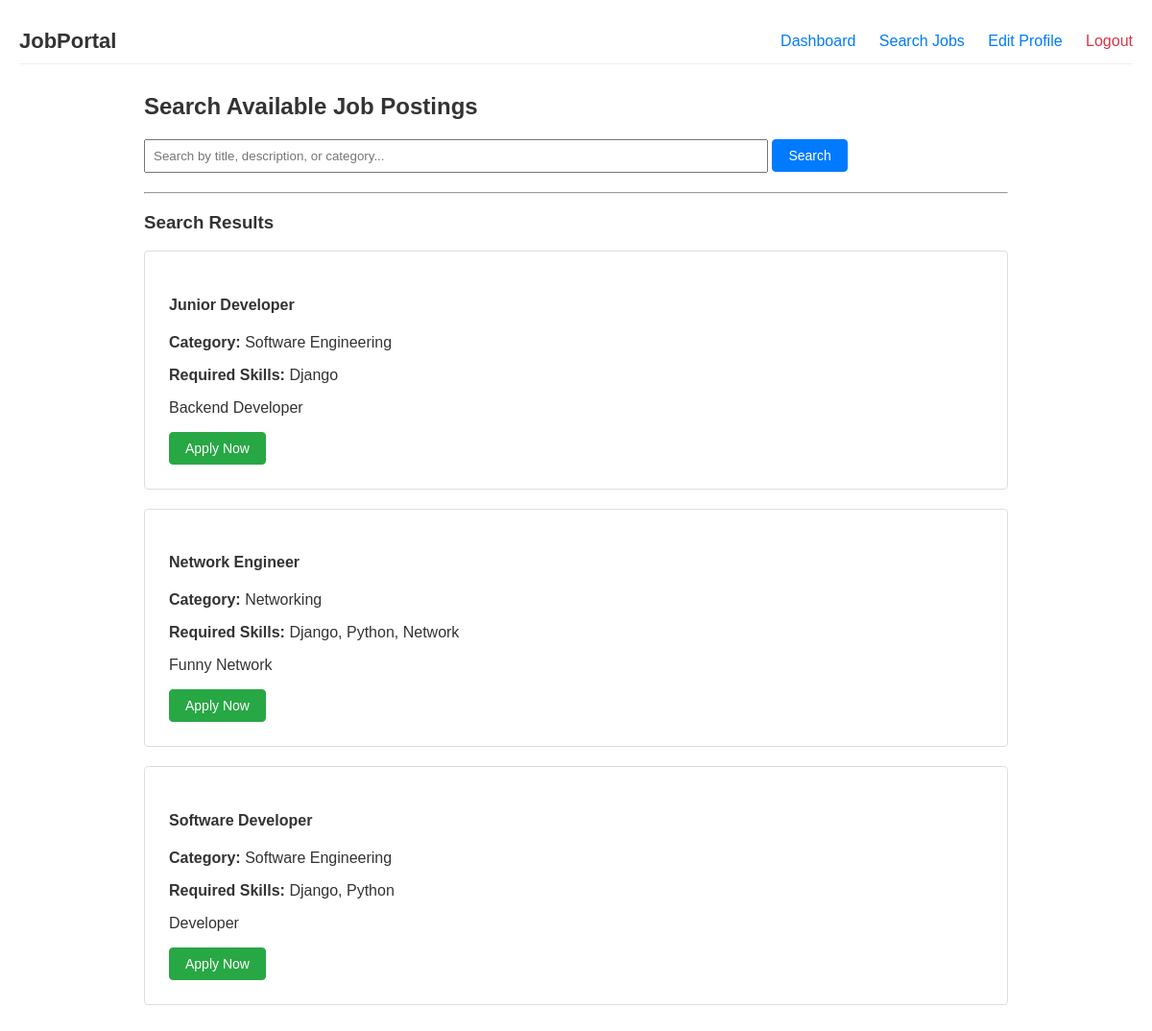
Before: /job/search/ (signed in) with the older database file.
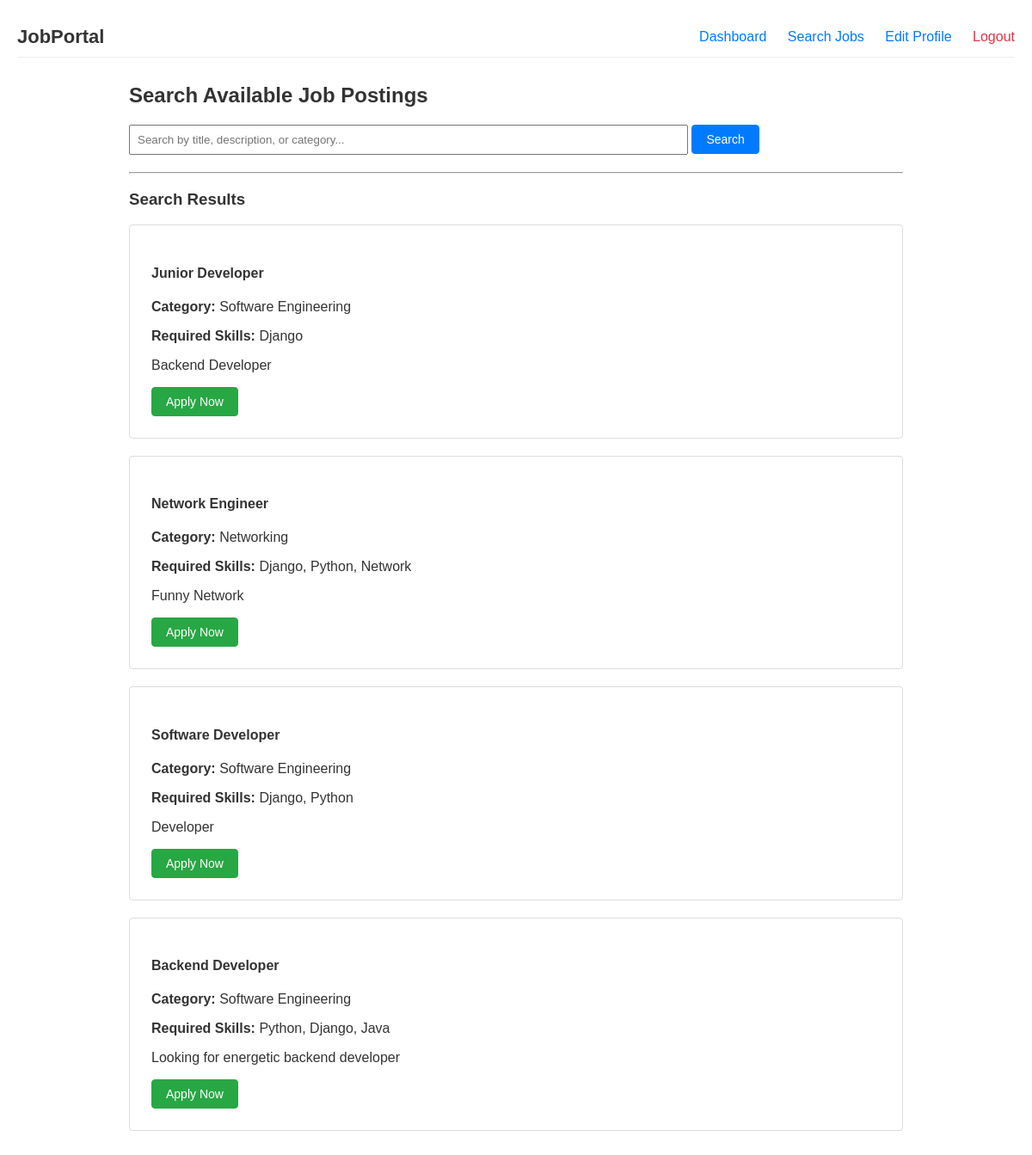
After: the same page with the newer database file.
### jobs/models.py (models this page shows, shortened)
class Job(models.Model):
    recruiter = models.ForeignKey(User, on_delete=models.CASCADE, related_name='posted_jobs')
    title = models.CharField(max_length=200)
    category = models.CharField(max_length=100)
    description = models.TextField()
    skills_required = models.TextField(blank=True)
    created_at = models.DateTimeField(auto_now_add=True)

### jobs/views.py (the view)
# urls.py: path('job/search/', views.job_search_view, name='job_search'),
@login_required
def job_search_view(request):
    query_text = request.GET.get('q', '')
    results = Job.objects.all()
    if query_text:
        results = results.filter(
            Q(title__icontains=query_text) |
            Q(category__icontains=query_text) |
            Q(description__icontains=query_text)
        )
    applied_job_ids = request.user.applications.values_list('job_id', flat=True)
    return render(request, 'job_search.html', {'results': results, 'query': query_text, 'applied_job_ids': applied_job_ids})

### templates/job_search.html
{% extends 'base.html' %}
{% block content %}
    <h2>Search Available Job Postings</h2>
    <form method="GET" action="{% url 'job_search' %}" style="margin-bottom: 20px;">
        <input type="text" name="q" value="{{ query }}" placeholder="Search by title, description, or category..." style="width: 70%; padding: 8px;">
        <button type="submit" class="btn">Search</button>
    </form>
    <hr>
    {% if results %}
        <h3>Search Results</h3>
        {% for job in results %}
            <div class="job-card">
                <h4>{{ job.title }}</h4>
                <p><strong>Category:</strong> {{ job.category }}</p>
                <p><strong>Required Skills:</strong> {{ job.skills_required }}</p>
                <p>{{ job.description }}</p>
                {% if job.id in applied_job_ids %}
                    <button class="btn" disabled style="background:#6c757d; border-color:#6c757d;">Already Applied</button>
                {% else %}
                    <a href="{% url 'apply_job' job.id %}" class="btn btn-success">Apply Now</a>
                {% endif %}
            </div>
        {% endfor %}
    {% else %}
        <p>No job postings found matching your keyword. Try a different term!</p>
    {% endif %}
{% endblock %}

Changed rows visible on the page:
added Job: title "Backend Developer", category "Software Engineering", skills_required "Python, Django, Java", description "Looking for energetic backend developer", shows "Apply Now"
